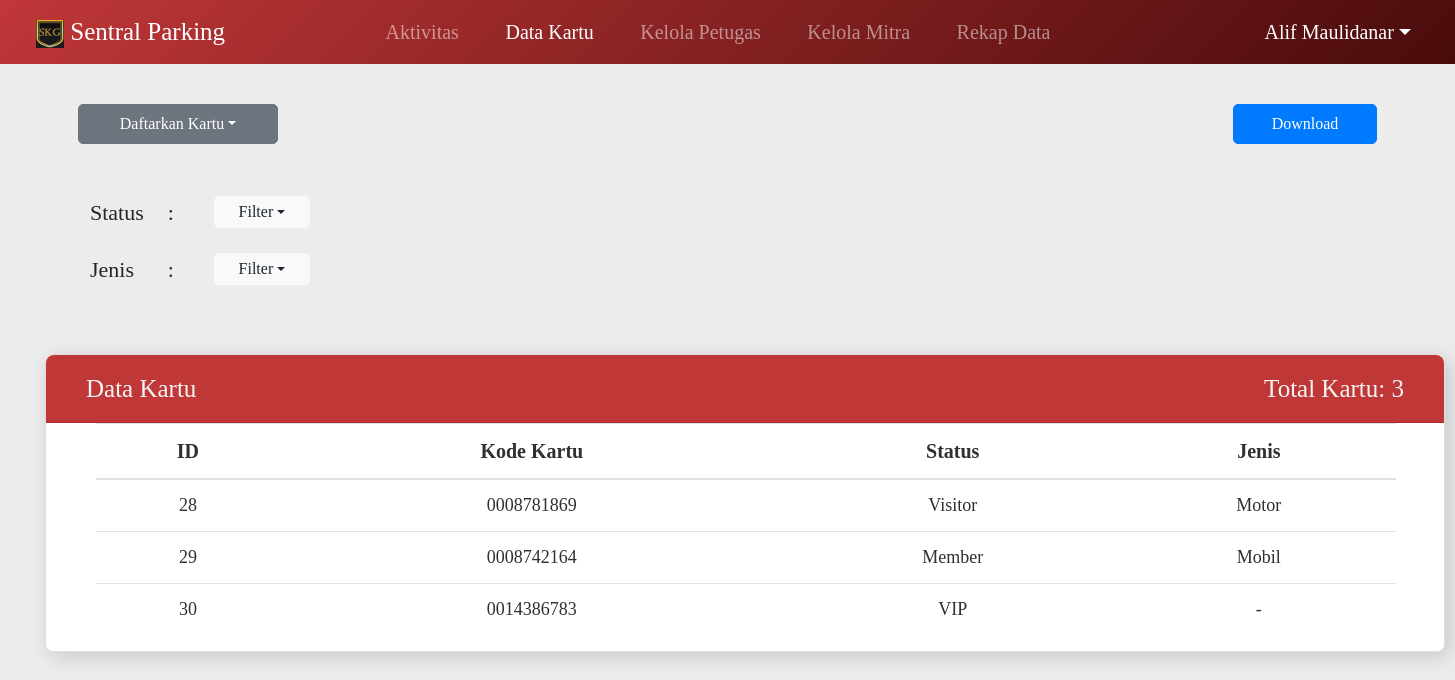
Screenshot of /admin/data-kartu-copy.php with the database file from the repository.
### tables this page shows
CREATE TABLE `kartu_daftar` (
  `id` int(5) NOT NULL,
  `id_kode_kartu` int(5) NOT NULL,
  `id_status` int(1) NOT NULL,
  `id_jenis` int(1) DEFAULT NULL
);

CREATE TABLE `kartu_kartu` (
  `id_kode_kartu` int(5) NOT NULL,
  `kode_kartu` varchar(10) NOT NULL
);

CREATE TABLE `kartu_status` (
  `id_status` int(1) NOT NULL,
  `status` varchar(10) NOT NULL
);

CREATE TABLE `kartu_jenis` (
  `id_jenis` int(1) NOT NULL,
  `jenis` varchar(5) NOT NULL
);

### admin/data-kartu-copy.php (the view, shortened to what this page needs)
<!doctype html>
<html lang="en">
<head>
    <link rel="stylesheet" href="https://cdn.jsdelivr.net/npm/bootstrap@4.0.0/dist/css/bootstrap.min.css">
    <link rel="stylesheet" href="css/data_kartu.css">
</head>
<body>
    <div class="container-fluid w-100">
        <nav class="navbar navbar-expand-lg navbar-dark d-flex gradien fixed-top w-100 align-middle">
            <a class="navbar-brand" href="aktivitas.php">
                <img src="../assets/logo/logo32x32.png" width="28" height="28" class="d-inline-block align-middle" alt="">
                Sentral Parking
            </a>
            <ul class="navbar-nav w-50 mx-auto d-flex align-items-center justify-content-center">
                <li class="nav-item w-100">
                    <div class="collapse navbar-collapse" id="navbarNavAltMarkup">
                        <div class="navbar-nav justify-content-around menu-lists">
                            <a class="nav-item nav-link menu" href="aktivitas.php">Aktivitas<span class="sr-only">(current)</span></a>
                            <a class="nav-item nav-link menu active" href="data-kartu.php">Data Kartu</a>
                            <a class="nav-item nav-link menu" href="petugas-kelola.php">Kelola Petugas</a>
                            <a class="nav-item nav-link menu" href="mitra-kelola.php">Kelola Mitra</a>
                            <a class="nav-item nav-link menu" href="rekap-data-admin.php">Rekap Data</a>
                        </div>
                    </div>
                </li>
            </ul>
            <ul class="navbar-nav profile d-flex align-items-center justify-content-end">
                <li class="nav-item dropdown active text-right">
                    <a class="nav-link dropdown-toggle tombol-profile d-flex align-items-center justify-content-end" href="#" id="navbarDropdown" role="button" data-toggle="dropdown" aria-haspopup="true" aria-expanded="false">
                        Alif Maulidanar
                    </a>
                </li>
            </ul>
        </nav>
        <div class="container-fluid">
            <div class="row w-100 marpad-1 justify-content-between mx-auto">
                <div class="col-lg-4">
                    <div class="row justify-content-start dropdown">
                        <button type="button" class="btn btn-secondary dropdown-toggle tombol-daftar" id="dropdownMenuButton" data-toggle="dropdown" aria-haspopup="true" aria-expanded="false">Daftarkan Kartu</button>
                    </div>
                </div>
                <div class="col-lg-4">
                    <div class="row justify-content-end">
                        <button type="button" class="btn btn-primary tombol-submit">Download</button>
                    </div>
                </div>
            </div>
            <div class="row w-100 marpad-2 justify-content-start mx-auto">
                <div class="col-lg-">
                    <div class="row justify-content-start dropdown filter">
                        <table class="table tabel-filter borderless">
                            <tbody>
                                <?php
                                    include '../config/koneksi2.php';
                                    $semua = mysqli_fetch_array($query_semua);
                                    $query_visitor = mysqli_query($con, "SELECT status FROM kartu_status WHERE status = 'Visitor'");
                                    $visitor = mysqli_fetch_array($query_visitor);
                                    $query_member = mysqli_query($con, "SELECT status FROM kartu_status WHERE status = 'Member'");
                                    $member = mysqli_fetch_array($query_member);
                                    $query_guest = mysqli_query($con, "SELECT status FROM kartu_status WHERE status = 'Guest'");
                                    $guest = mysqli_fetch_array($query_guest);
                                    $query_vip = mysqli_query($con, "SELECT status FROM kartu_status WHERE status = 'VIP'");
                                    $vip = mysqli_fetch_array($query_vip);
                                    echo "<tr>
                                            <td class='filter-status'>Status</td>
                                            <td class='filter-status'>:</td>
                                            <td>
                                                <button type='button' class='btn btn-light dropdown-toggle tombol-filter d-flex align-items-center justify-content-center' id='dropdownMenuButton' data-toggle='dropdown' aria-haspopup='true' aria-expanded='false'>Filter</button>
                                                <div class='dropdown-menu' aria-labelledby='dropdownMenuButton'>
                                                    <a class='dropdown-item active' href='data-kartu-copy.php?status=$semua'>Semua</a>
                                                    <div class='dropdown-divider'></div>
                                                    <a class='dropdown-item' href='data-kartu-copy.php?status=$visitor'>$visitor</a>
                                                    <div class='dropdown-divider'></div>
                                                    <a class='dropdown-item' href='data-kartu-copy.php?status=$member'>$member</a>
                                                    <div class='dropdown-divider'></div>
                                                    <a class='dropdown-item' href='data-kartu-copy.php?status=$guest'>$guest</a>
                                                    <div class='dropdown-divider'></div>
                                                    <a class='dropdown-item' href='data-kartu-copy.php?status=$vip'>$vip</a>
                                                </div>
                                            </td>
                                        </tr>";
                                ?>
                                <tr>
                                    <td class="filter-status">Jenis</td>
                                    <td class="filter-status">:</td>
                                    <td>
                                        <button type="button" class="btn btn-light dropdown-toggle tombol-filter d-flex align-items-center justify-content-center" id="dropdownMenuButton" data-toggle="dropdown" aria-haspopup="true" aria-expanded="false">Filter</button>
                                    </td>
                                </tr>
                            </tbody>
                        </table>
                    </div>
                </div>
            <div class="row w-100 marpad-2 justify-content-start mx-auto">
                <div class="col-lg-12">
                    <div class="rp mx-auto">
                        <div class="card riwayat">
                            <div class="card-header">
                                <ul class="list-inline w-100 h-100 d-flex justify-content-between baris-judul-keluar">
                                    <li class="list-inline-item judul d-flex align-items-center">Data Kartu</li>
                                    <li class="list-inline-item kosong d-flex align-items-center">
                                        Total Kartu:
                                        <?php
                                            include '../config/koneksi2.php';
                                            $query = mysqli_query($con, "SELECT COUNT(*) FROM kartu_daftar");
                                            $array = mysqli_fetch_array($query);
                                            $count = $array['COUNT(*)'];
                                            echo $count;
                                        ?>
                                    </li>
                                </ul>
                            </div>
                            <table class="table table-responsive-lg table-hover tabel-riwayat">
                                <thead>
                                    <tr>
                                        <th scope="col">ID</th>
                                        <th scope="col">Kode Kartu</th>
                                        <th scope="col">Status</th>
                                        <th scope="col">Jenis</th>
                                    </tr>
                                </thead>
                                <tbody>
                                    <?php
                                        include '../config/koneksi2.php';
                                        $query = mysqli_query($con, "SELECT kartu_daftar.id, kartu_daftar.id_kode_kartu, kartu_kartu.id_kode_kartu, kartu_kartu.kode_kartu, kartu_status.id_status, kartu_status.status, kartu_jenis.id_jenis, kartu_jenis.jenis FROM kartu_daftar, kartu_kartu, kartu_status, kartu_jenis WHERE kartu_daftar.id_kode_kartu IS NOT NULL AND kartu_daftar.id_kode_kartu = kartu_kartu.id_kode_kartu AND kartu_daftar.id_status = kartu_status.id_status AND kartu_daftar.id_jenis = kartu_jenis.id_jenis");
                                        if($query->num_rows > 0){
                                            while($row = $query-> fetch_assoc()){
                                                echo "<tr>
                                                    <td>$row[id]</td>
                                                    <td>$row[kode_kartu]</td>
                                                    <td>$row[status]</td>
                                                    <td>$row[jenis]</td>
                                                </tr>";
                                            }
                                        } else {
                                            echo "<h5>Data kartu tidak ditemukan.</h5>";
                                        }
                                    ?>
                                </tbody>
                            </table>
                        </div>
                    </div>
                </div>
            </div>
        </div>
    </div>
</body>
</html>

### admin/css/data_kartu.css (style rules this page uses)
body, html { font-family: 'Noto Sans Regular'; background-color: #ECECEC; }
.navbar { width: 100%; }
.navbar-nav { width: 100%; margin-right: 1.25rem; }
.gradien { background-image: linear-gradient(135deg, #C03738, #4A0B0B); }
.navbar-brand { font-family: "Noto Sans Bold"; font-size: 1.563rem; margin-left: 1.25rem; }
.menu-lists { margin: 0; }
.menu { font-family: "Noto Sans Semibold"; font-size: 1.25rem; }
.profile { width: 14rem; margin-right: 1.25rem; margin-left: 0; }
.tombol-profile { font-size: 1.25rem; }
.rp { width: 87.5rem; background-color: #FFFFFF; color: #303030; border-radius: 8px; }
.card { filter: drop-shadow(5px 5px 10px rgba(0, 0, 0, 0.15)); }
.marpad-1 { padding-top: 6.5rem; }
.marpad-2 { padding-top: 2.5rem; }
.judul { color: #F4F4F4; margin-left: 1.25rem; }
.kosong { color: #F4F4F4; margin-right: 1.25rem; font-family: 'Noto Sans SemiBold'; }
.tombol-daftar { height: 2.5rem; width: 12.5rem !important; margin-left: 3rem; border-radius: 5px !important; }
.borderless td, .borderless th { border: none; }
.filter-status { font-family: 'Noto Sans SemiBold'; font-size: 1.375rem; }
.tombol-filter { height: 2rem; width: 6rem !important; margin-left: 1rem; border-radius: 5px !important; }
.tombol-submit { height: 2.5rem; width: 9rem; margin-right: 3rem; border-radius: 5px !important; }
.filter { margin-left: 3rem; }
.riwayat { border-radius: 8px; }
.riwayat .card-header { background-color: #C03738; border-radius: 8px 8px 0 0; font-size: 1.563rem; font-family: "Noto Sans Semibold"; height: 4.25rem; }
.tabel-riwayat { color: #303030; width: 81.25rem !important; font-size: 1.125rem; margin-left: 3.125rem; margin-right: 3.125rem; }
.tabel-riwayat thead { font-size: 1.25rem; text-align: center; }
.tabel-riwayat td { text-align: center; }

### rows the page displays
kartu_daftar: id "28", id_kode_kartu.kode_kartu "0008781869", id_status.status "Visitor", id_jenis.jenis "Motor"
kartu_daftar: id "29", id_kode_kartu.kode_kartu "0008742164", id_status.status "Member", id_jenis.jenis "Mobil"
kartu_daftar: id "30", id_kode_kartu.kode_kartu "0014386783", id_status.status "VIP", id_jenis.jenis "-"

### other values shown
$count "3"
